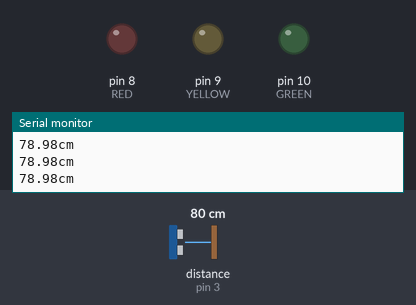
The sketch below on a simulated Arduino Uno, built with avr-gcc and run on an emulated ATmega328P. On the bench: output pins drawn as LEDs (lit = HIGH), the last lines printed to the serial monitor. Wiring (inferred from the names in the program): ultrasonic range finder: trigger pin 2; echo pin 3. Inputs (shaded band) come from the test bench; at power-on: distance to the obstacle (sensor on pin 3) 80 cm. The echo pulse lasts 58.3 µs per cm; pins used as bus, display or sensor lines are not drawn.

Above: at 1.2 s.
1.3 s: distance to the obstacle (sensor on pin 3) set to 99 cm
2.8 s: distance to the obstacle (sensor on pin 3) set to 107 cm
At 3.9 s:
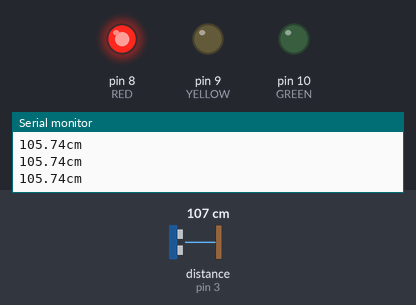
4.3 s: distance to the obstacle (sensor on pin 3) set to 149 cm
5.8 s: distance to the obstacle (sensor on pin 3) set to 155 cm
At 6.5 s:
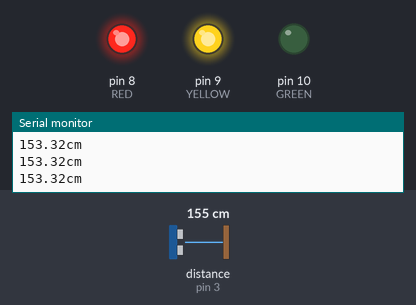
7.4 s: distance to the obstacle (sensor on pin 3) set to 199 cm
8.9 s: distance to the obstacle (sensor on pin 3) set to 208 cm
At 10.1 s:
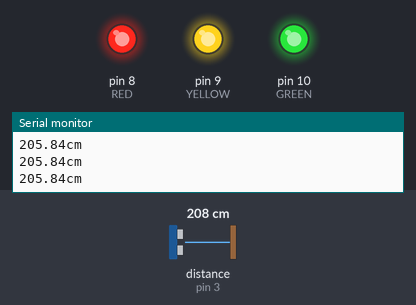
Timing chart, 0 to 11.4 s (numbered marks = the images above; inputs shaded):
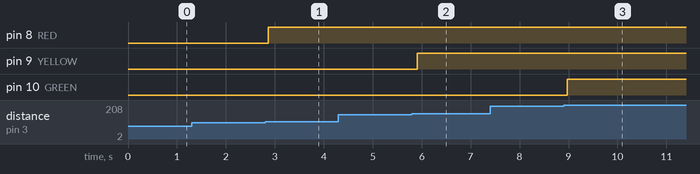

Measured:
- the behaviour switches between 101 and 102 cm on distance to the obstacle (sensor on pin 3) (found by bisection; images 0 and 1)
- the behaviour switches between 151 and 152 cm on distance to the obstacle (sensor on pin 3) (found by bisection; images 1 and 2)
- the behaviour switches between 202 and 203 cm on distance to the obstacle (sensor on pin 3) (found by bisection; images 2 and 3)
- after the input at 2.8 s, pin 8 (RED): LOW → HIGH after 0.07 s
- after the input at 5.8 s, pin 9 (YELLOW): LOW → HIGH after 0.11 s
- after the input at 8.9 s, pin 10 (GREEN): LOW → HIGH after 0.08 s

The sketch:

Ultrasonic_LEDON.ino
```cpp
int trig = 2;
int echo = 3;
int RED = 8;
int YELLOW = 9;
int GREEN = 10;

void setup()
{
  Serial.begin(9600);
  pinMode(echo, INPUT);
  pinMode(trig, OUTPUT);
  pinMode(RED, OUTPUT);
  pinMode(YELLOW, OUTPUT);
  pinMode(GREEN, OUTPUT);
}

void loop()
{
  digitalWrite(trig, HIGH);
  delayMicroseconds(10);
  digitalWrite(trig, LOW);

  unsigned long duration = pulseIn(echo, HIGH);
  float distance = ((float)(340 * duration) / 10000) / 2;

  Serial.print(distance); Serial.println("cm"); delay(50);

  if (distance > 200 & distance < 250) digitalWrite(GREEN, HIGH);
  else if (distance > 150 & distance < 200) digitalWrite(YELLOW, HIGH);
  else if (distance > 100 & distance < 150) digitalWrite(RED, HIGH);
  else{digitalWrite(GREEN, LOW); digitalWrite(YELLOW, LOW); digitalWrite(RED, LOW);
  }
}
```
